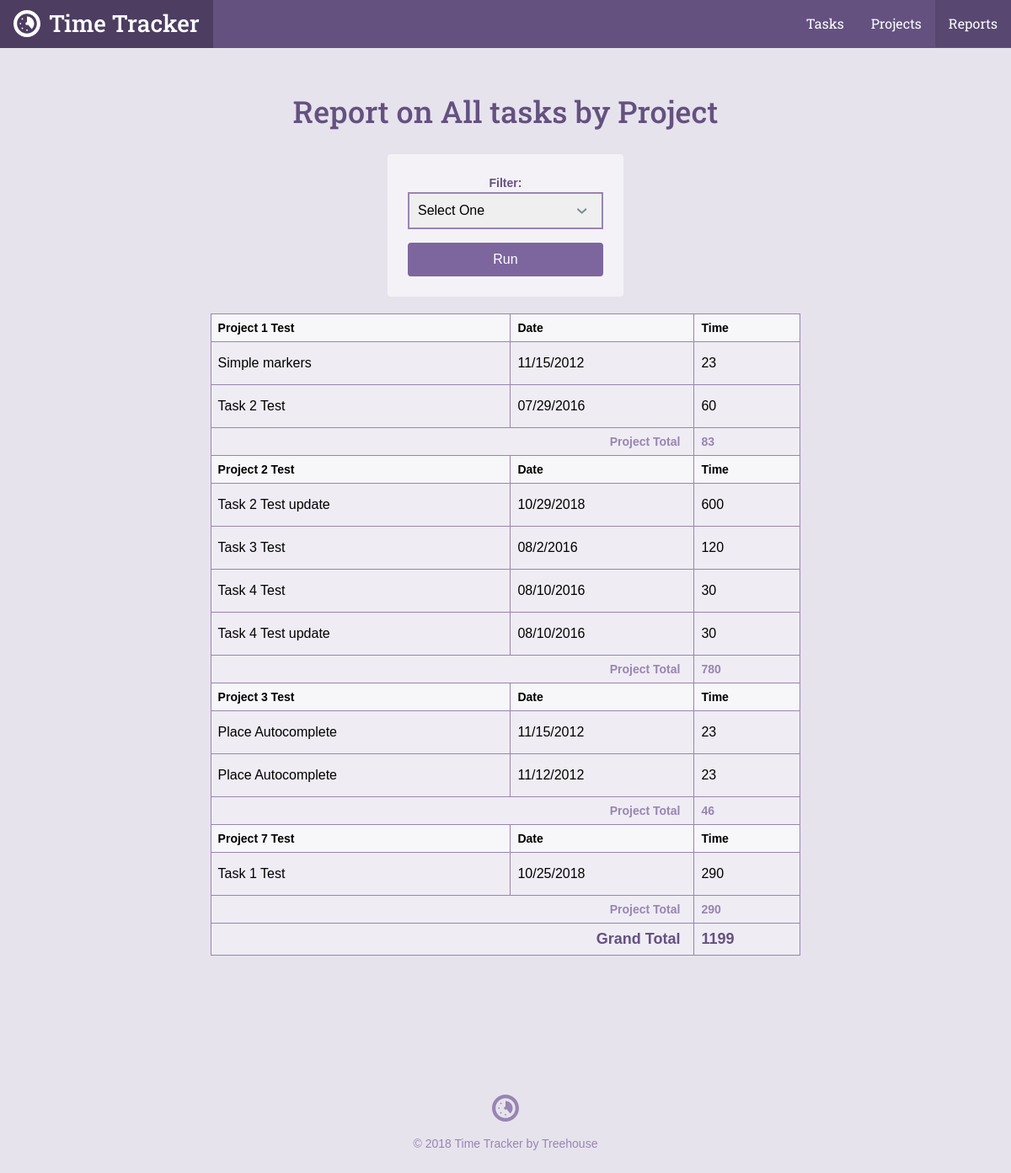
The app's page /reports.php with its own data.
### tables this page shows
CREATE TABLE `tasks` (
	`task_id`	INTEGER PRIMARY KEY AUTOINCREMENT,
	`project_id`	INTEGER,
	`title`	TEXT,
	`date`	INTEGER NOT NULL,
	`time`	TEXT NOT NULL
);

CREATE TABLE `projects` (
	`project_id`	INTEGER PRIMARY KEY AUTOINCREMENT,
	`title`	TEXT NOT NULL,
	`category`	TEXT NOT NULL
);

### inc/functions.php (called while the page is built, shortened)
<?php
function getTaskList($filter = null)
{
    include "connection.php";
    $query = "SELECT tasks.*, projects.title AS project FROM tasks"
        ." JOIN projects ON tasks.project_id = projects.project_id";
    $where = '';
    $orderBy = ' ORDER BY date DESC';
    if ($filter) {
        $orderBy = ' ORDER BY projects.title ASC, date DESC';
    }
    try {
        $results = $db->prepare($query . $where . $orderBy);
        $results->execute();
    } catch (Exception $e) {
        echo "Error: ".$e->getMessage()."<br/>";
        return [];
    }
    return $results->fetchAll(PDO::FETCH_ASSOC);
}

### reports.php (the view, shortened to what this page needs)
<?php
require 'inc/functions.php';
$filter = 'all';
include 'inc/header.php';
?>
<div class="col-container page-container">
    <div class="col col-70-md col-60-lg col-center">
        <div class="col-container">
            <h1 class='actions-header'>Report on <?php
            if (!is_array($filter)) {
                echo "All tasks by Project";
            }?></h1>
            <form action="reports.php" method="get" class="form-container form-report">
                <label for="filter">Filter:</label>
                <select id="filter" name="filter">
                    <option value="">Select One</option>
                </select>
                <input class="button" type="submit" name="" value="Run">
            </form>
        </div>
        <div class="section page">
            <div class="wrapper">
                <table>
                    <?php
                    $total = $project_id = $project_total = 0;
                    $tasks = getTaskList($filter);
                    foreach ($tasks as $task) {
                        if ($project_id !== $task['project_id']) {
                            $project_id = $task['project_id'];
                            echo "<thead>\n";
                            echo "<tr>\n";
                            echo "<th>". $task['project'] ."</th>";
                            echo "<th>Date</th>";
                            echo "<th>Time</th>";
                            echo "</tr>\n";
                            echo "</thead>\n";
                        }
                        $project_total += $task['time'];
                        $total += $task['time'];
                        echo "<tr>";
                        echo "<td>".$task['title']."</td>\n";
                        echo "<td>".$task['date']."</td>\n";
                        echo "<td>".$task['time']."</td>\n";
                        echo "</tr>";
                        if (next($tasks)['project_id'] != $task['project_id']) {
                            echo "<tr>\n";
                            echo "<th class='project-total-label' colspan='2'>Project Total</th>\n";
                            echo "<th class='project-total-number'>$project_total</th>\n";
                            echo "</tr>\n";
                            $project_total = 0;
                        }
                    }
                    ?>
                    <tr>
                        <th class='grand-total-label' colspan='2'>Grand Total</th>
                        <th class='grand-total-number'><?php echo $total;?></th>
                    </tr>
                </table>
            </div>
        </div>
    </div>
</div>
<?php include "inc/footer.php"; ?>

### css/style.css (style rules this page uses)
*,:after,:before { box-sizing:border-box }
html { font-family:sans-serif;-ms-text-size-adjust:100%;-webkit-text-size-adjust:100% }
body { margin:0 }
h1 { font-size:2em;margin:.67em 0 }
button,input,optgroup,select,textarea { color:inherit;font:inherit;margin:0 }
select { text-transform:none }
input[type="reset"],input[type="submit"] { -webkit-appearance:button;cursor:pointer }
input { line-height:normal }
table { border-collapse:collapse;border-spacing:0 }
td,th { padding:0 }
html { font-size:100%;line-height:1.5;-webkit-tap-highlight-color:transparent }
body { font-size:1rem;font-family:"Gotham Rounded A","Gotham Rounded B","Helvetica",Helvetica,Arial,sans-serif;font-style:normal;font-weight:400 }
.button { -webkit-appearance:none;-moz-appearance:none;-ms-appearance:none;-o-appearance:none;appearance:none;-webkit-user-select:none;-moz-user-select:none;-ms-user-select:none;user-select:none;background-color:transparent;border-radius:4px;border:solid 2px #5fcf80;color:#5fcf80;cursor:pointer;display:inline-block;font-family:"Gotham Rounded A","Gotham Rounded B","Helvetica",Helvetica,Arial,sans-serif;font-size:1rem;font-weight:500;height:40px;line-height:36px;padding:0 15px;position:relative;margin:0 10px 0 0;text-align:center;text-decoration:none;transition:color .3s ease,background-color .3s ease,border-color .3s ease,width .3s ease,opacity .3s ease;vertical-align:baseline;white-space:nowrap;overflow:hidden;text-overflow:ellipsis }
.button:last-child { margin-right:0 }
.col { float:left;width:100% }
.col-container:before,.col-container:after { content:" ";display:table }
.col-container:after { clear:both }
.col-center { float:none;margin:0 auto }
@media screen and (min-width: 680px) { .col-70-md { width:70% !important } }
@media screen and (min-width: 960px) { .col-60-lg { width:60% !important } }
h1,h2,h3,h4,h5,h6 { color:#40484a;display:block;font-weight:500;margin:0;text-rendering:optimizeLegibility }
h1 { font-size:2.25rem }
body { background-color:#e7e3ed }
h1,h2,h3,h4,h5,h6 { color:#645180;font-family:"Roboto Slab", Helvetica, Arial, sans-serif }
.button { background:#7D669E;border-color:#7D669E;color:#fff }
.col-container { margin:0 auto;max-width:1200px }
.actions-header { margin-bottom:1.5rem }
.page-container { text-align:center }
@media screen { .page-container { padding:1.5rem 1rem 0 1rem } }
@media screen and (min-width: 680px) { .page-container { padding-top:3rem } }
.form-container { background-color:#f4f2f7;border-radius:4px }
@media screen { .form-container { padding:.5rem 1.5rem;margin-top:.5rem;margin-bottom:1.5rem } }
@media screen and (min-width: 680px) { .form-container { padding:.5rem 1.5rem;margin-top:3rem;margin-bottom:0 } }
.form-report { padding:1.5rem;margin-bottom:3rem }
.form-report .button { margin-top:1rem }
table { width:100%;text-align:left;background-color:#f4f2f7 }
@media screen { table { margin-bottom:1.5rem } }
@media screen and (min-width: 680px) { table { margin-bottom:0 } }
th,td { padding:.5rem;background-color:#efecf3;border:solid 1px #9885b2 !important }
td { padding:1rem .5rem }
th { font-size:.875rem }
thead th { background-color:#f7f6f9 !important }
input { border-radius:4px;box-shadow:none;border:solid 2px #9885b2;padding:8px 10px;width:100% }
label { font-size:14px;font-weight:bold;color:#645180 }
select { -webkit-appearance:none;-moz-appearance:none;width:100%;padding:8px 10px;border:solid 2px #9885b2;background-size:.9rem;background-repeat:no-repeat;background-position:calc(100% - 1rem) center }
.project-total-label { text-align:right;padding-right:1rem;color:#9885b2;font-size:.875rem }
.project-total-number { color:#9885b2 }
.grand-total-label { text-align:right;padding-right:1rem;color:#645180;font-size:1.125rem }
.grand-total-number { color:#645180;font-size:1.125rem }
.form-report { width: 280px; margin: auto auto 20px }

### records on screen
tasks: project.title "Project 1 Test", title "Simple markers", date "11/15/2012", time "23"
tasks: title "Task 2 Test", date "07/29/2016", time "60", project_total "83"
tasks: project.title "Project 2 Test", title "Task 2 Test update", date "10/29/2018", time "600"
tasks: title "Task 3 Test", date "08/2/2016", time "120"
tasks: title "Task 4 Test", date "08/10/2016", time "30"
tasks: title "Task 4 Test update", date "08/10/2016", time "30", project_total "780"
tasks: project.title "Project 3 Test", title "Place Autocomplete", date "11/15/2012", time "23"
tasks: title "Place Autocomplete", date "11/12/2012", time "23", project_total "46"
tasks: project.title "Project 7 Test", title "Task 1 Test", date "10/25/2018", time "290", project_total "290"

### other values on screen
$total "1199"
